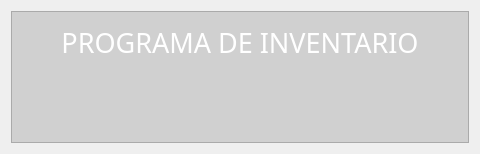
               <widget class="QWidget" name="Inicio">
                <layout class="QVBoxLayout" name="verticalLayout_84">
                 <item>
                  <widget class="QFrame" name="FrameInicio">
                   <property name="styleSheet">
                    <string notr="true">QFrame{
background-color:rgba(187,187,187,0.6);
}

QLabel{
background-color:#000000ff;
color:White;
border:0px solid #14C8DC;
}</string>
                   </property>
                   <property name="frameShape">
                    <enum>QFrame::StyledPanel</enum>
                   </property>
                   <property name="frameShadow">
                    <enum>QFrame::Raised</enum>
                   </property>
                   <layout class="QVBoxLayout" name="verticalLayout_85" stretch="1,2,1,20,1">
                    <item>
                     <spacer name="verticalSpacer_43">
                      <property name="orientation">
                       <enum>Qt::Vertical</enum>
                      </property>
                      <property name="sizeHint" stdset="0">
                       <size>
                        <width>20</width>
                        <height>18</height>
                       </size>
                      </property>
                     </spacer>
                    </item>
                    <item>
                     <layout class="QHBoxLayout" name="horizontalLayout_62" stretch="0,10,0">
                      <item>
                       <spacer name="horizontalSpacer_85">
                        <property name="orientation">
                         <enum>Qt::Horizontal</enum>
                        </property>
                        <property name="sizeHint" stdset="0">
                         <size>
                          <width>40</width>
                          <height>20</height>
                         </size>
                        </property>
                       </spacer>
                      </item>
                      <item>
                       <widget class="QLabel" name="label_2">
                        <property name="font">
                         <font>
                          <family>Bodoni MT</family>
                          <pointsize>20</pointsize>
                         </font>
                        </property>
                        <property name="text">
                         <string>PROGRAMA DE INVENTARIO</string>
                        </property>
                        <property name="alignment">
                         <set>Qt::AlignCenter</set>
                        </property>
                       </widget>
                      </item>
                      <item>
                       <spacer name="horizontalSpacer_86">
                        <property name="orientation">
                         <enum>Qt::Horizontal</enum>
                        </property>
                        <property name="sizeHint" stdset="0">
                         <size>
                          <width>40</width>
                          <height>20</height>
                         </size>
                        </property>
                       </spacer>
                      </item>
                     </layout>
                    </item>
                    <item>
                     <spacer name="verticalSpacer_44">
                      <property name="orientation">
                       <enum>Qt::Vertical</enum>
                      </property>
                      <property name="sizeHint" stdset="0">
                       <size>
                        <width>20</width>
                        <height>19</height>
                       </size>
                      </property>
                     </spacer>
                    </item>
                    <item>
                     <layout class="QHBoxLayout" name="horizontalLayout_61" stretch="0,20,0">
                      <item>
                       <spacer name="horizontalSpacer_83">
                        <property name="orientation">
                         <enum>Qt::Horizontal</enum>
                        </property>
                        <property name="sizeHint" stdset="0">
                         <size>
                          <width>0</width>
                          <height>0</height>
                         </size>
                        </property>
                       </spacer>
                      </item>
                      <item>
                       <widget class="QLabel" name="label">
                        <property name="styleSheet">
                         <string notr="true">border-image: url(:/cct/Logo DesinGlass ORIGINAL.png);</string>
                        </property>
                        <property name="text">
                         <string/>
                        </property>
                        <property name="textFormat">
                         <enum>Qt::AutoText</enum>
                        </property>
                        <property name="scaledContents">
                         <bool>false</bool>
                        </property>
                        <property name="alignment">
                         <set>Qt::AlignCenter</set>
                        </property>
                        <property name="wordWrap">
                         <bool>false</bool>
                        </property>
                       </widget>
                      </item>
                      <item>
                       <spacer name="horizontalSpacer_84">
                        <property name="orientation">
                         <enum>Qt::Horizontal</enum>
                        </property>
                        <property name="sizeHint" stdset="0">
                         <size>
                          <width>0</width>
                          <height>0</height>
                         </size>
                        </property>
                       </spacer>
                      </item>
                     </layout>
                    </item>
                    <item>
                     <spacer name="verticalSpacer_45">
                      <property name="orientation">
                       <enum>Qt::Vertical</enum>
                      </property>
                      <property name="sizeHint" stdset="0">
                       <size>
                        <width>20</width>
                        <height>18</height>
                       </size>
                      </property>
                     </spacer>
                    </item>
                   </layout>
                  </widget>
                 </item>
                </layout>
               </widget>
